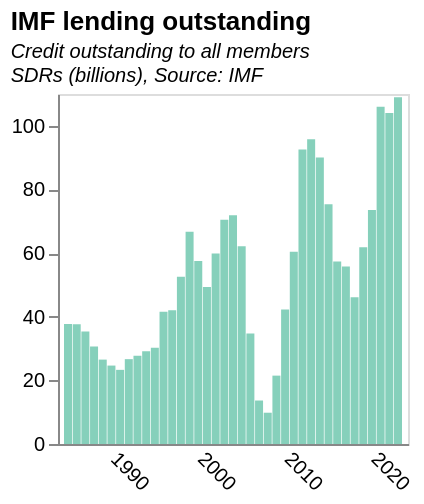

Vega-Lite specification stored for this chart:
### Vega-Lite specification from a JSON file in a GitHub repository (floating-point values rounded to 4 significant figures)
{"$schema": "https://vega.github.io/schema/vega-lite/v5.json", "title": {"text": "IMF lending outstanding ", "subtitle": ["Credit outstanding to all members", " SDRs (billions), Source: IMF"], "subtitleFontStyle": "italic", "subtitleFontSize": 10, "anchor": "start", "color": "black"}, "data": {"values": [{"Date": "08/31/2022", "GRA Purchases": "93769635059", "PRGT 1/2/": "15254184552", "Totals": "1.09E+11", "Year": "2022", "Total_billions ": "109.0238196", "": "", "WorldGDP_billions": "", "Total_GDP_adjusted_billions": ""}, {"Date": "12/31/2021", "GRA Purchases": "89474552025", "PRGT 1/2/": "14554823681", "Totals": "1.04E+11", "Year": "2021", "Total_billions ": "104.0293757", "": "", "WorldGDP_billions": "96292.574", "Total_GDP_adjusted_billions": "1.08E-03"}, {"Date": "12/31/2020", "GRA Purchases": "93408630285", "PRGT 1/2/": "12481816684", "Totals": "1.06E+11", "Year": "2020", "Total_billions ": "105.890447", "": "", "WorldGDP_billions": "85238.623", "Total_GDP_adjusted_billions": "1.24E-03"}, {"Date": "12/31/2019", "GRA Purchases": "66945509865", "PRGT 1/2/": "6590835450", "Totals": "73536345315", "Year": "2019", "Total_billions ": "73.53634532", "": "Adjusted by dividing by world GDP in current prices (USD)", "WorldGDP_billions": "87536.338", "Total_GDP_adjusted_billions": "8.40E-04"}, {"Date": "12/31/2018", "GRA Purchases": "55395611392", "PRGT 1/2/": "6426181029", "Totals": "61821792421", "Year": "2018", "Total_billions ": "61.82179242", "": "", "WorldGDP_billions": "86084.955", "Total_GDP_adjusted_billions": "7.18E-04"}, {"Date": "12/31/2017", "GRA Purchases": "39585385873", "PRGT 1/2/": "6522280669", "Totals": "46107666542", "Year": "2017", "Total_billions ": "46.10766654", "": "", "WorldGDP_billions": "80945.405", "Total_GDP_adjusted_billions": "5.70E-04"}, {"Date": "12/31/2016", "GRA Purchases": "49267630851", "PRGT 1/2/": "6482647937", "Totals": "55750278788", "Year": "2016", "Total_billions ": "55.75027879", "": "", "WorldGDP_billions": "76267.375", "Total_GDP_adjusted_billions": "7.31E-04"}, {"Date": "12/31/2015", "GRA Purchases": "50757840741", "PRGT 1/2/": "6575911158", "Totals": "57333751899", "Year": "2015", "Total_billions ": "57.3337519", "": "", "WorldGDP_billions": "75042.63", "Total_GDP_adjusted_billions": "7.64E-04"}, {"Date": "12/31/2014", "GRA Purchases": "69041563463", "PRGT 1/2/": "6292755583", "Totals": "75334319046", "Year": "2014", "Total_billions ": "75.33431905", "": "", "WorldGDP_billions": "79321.72", "Total_GDP_adjusted_billions": "9.50E-04"}, {"Date": "12/31/2013", "GRA Purchases": "83899249061", "PRGT 1/2/": "6174392682", "Totals": "90073641743", "Year": "2013", "Total_billions ": "90.07364174", "": "", "WorldGDP_billions": "77290.82", "Total_GDP_adjusted_billions": "1.17E-03"}, {"Date": "12/31/2012", "GRA Purchases": "90042348252", "PRGT 1/2/": "5766292503", "Totals": "95808640755", "Year": "2012", "Total_billions ": "95.80864076", "": "", "WorldGDP_billions": "75116.959", "Total_GDP_adjusted_billions": "1.28E-03"}, {"Date": "12/31/2011", "GRA Purchases": "87276915790", "PRGT 1/2/": "5308609594", "Totals": "92585525384", "Year": "2011", "Total_billions ": "92.58552538", "": "", "WorldGDP_billions": "73747.749", "Total_GDP_adjusted_billions": "1.26E-03"}, {"Date": "12/31/2010", "GRA Purchases": "55620104510", "PRGT 1/2/": "4819344134", "Totals": "60439448644", "Year": "2010", "Total_billions ": "60.43944864", "": "", "WorldGDP_billions": "66435.818", "Total_GDP_adjusted_billions": "9.10E-04"}, {"Date": "12/31/2009", "GRA Purchases": "37221142436", "PRGT 1/2/": "5079705286", "Totals": "42300847722", "Year": "2009", "Total_billions ": "42.30084772", "": "", "WorldGDP_billions": "60731.151", "Total_GDP_adjusted_billions": "6.97E-04"}, {"Date": "12/31/2008", "GRA Purchases": "17514964723", "PRGT 1/2/": "3972372030", "Totals": "21487336753", "Year": "2008", "Total_billions ": "21.48733675", "": "", "WorldGDP_billions": "64108.44", "Total_GDP_adjusted_billions": "3.35E-04"}, {"Date": "12/31/2007", "GRA Purchases": "6036146757", "PRGT 1/2/": "3796945581", "Totals": "9833092338", "Year": "2007", "Total_billions ": "9.833092338", "": "", "WorldGDP_billions": "58443.072", "Total_GDP_adjusted_billions": "1.68E-04"}, {"Date": "12/31/2006", "GRA Purchases": "9822640239", "PRGT 1/2/": "3844020520", "Totals": "13666660759", "Year": "2006", "Total_billions ": "13.66666076", "": "", "WorldGDP_billions": "51762.962", "Total_GDP_adjusted_billions": "2.64E-04"}, {"Date": "12/31/2005", "GRA Purchases": "28432143237", "PRGT 1/2/": "6282121668", "Totals": "34714264905", "Year": "2005", "Total_billions ": "34.71426491", "": "", "WorldGDP_billions": "47792.249", "Total_GDP_adjusted_billions": "7.26E-04"}, {"Date": "12/31/2004", "GRA Purchases": "55373766674", "PRGT 1/2/": "6766029353", "Totals": "62139796027", "Year": "2004", "Total_billions ": "62.13979603", "": "", "WorldGDP_billions": "44116.922", "Total_GDP_adjusted_billions": "1.41E-03"}, {"Date": "12/31/2003", "GRA Purchases": "65032062712", "PRGT 1/2/": "6880893268", "Totals": "71912955980", "Year": "2003", "Total_billions ": "71.91295598", "": "", "WorldGDP_billions": "39193.343", "Total_GDP_adjusted_billions": "1.83E-03"}, {"Date": "12/31/2002", "GRA Purchases": "63601058794", "PRGT 1/2/": "6868671012", "Totals": "70469729806", "Year": "2002", "Total_billions ": "70.46972981", "": "", "WorldGDP_billions": "34900.086", "Total_GDP_adjusted_billions": "2.02E-03"}, {"Date": "12/31/2001", "GRA Purchases": "53477225409", "PRGT 1/2/": "6424578684", "Totals": "59901804093", "Year": "2001", "Total_billions ": "59.90180409", "": "", "WorldGDP_billions": "33788.307", "Total_GDP_adjusted_billions": "1.77E-03"}, {"Date": "12/31/2000", "GRA Purchases": "42990531049", "PRGT 1/2/": "6331595468", "Totals": "49322126517", "Year": "2000", "Total_billions ": "49.32212652", "": "", "WorldGDP_billions": "34039.874", "Total_GDP_adjusted_billions": "1.45E-03"}, {"Date": "12/31/1999", "GRA Purchases": "51061861875", "PRGT 1/2/": "6434274362", "Totals": "57496136237", "Year": "1999", "Total_billions ": "57.49613624", "": "", "WorldGDP_billions": "32949.687", "Total_GDP_adjusted_billions": "1.74E-03"}, {"Date": "12/31/1998", "GRA Purchases": "60451017051", "PRGT 1/2/": "6288825925", "Totals": "66739842976", "Year": "1998", "Total_billions ": "66.73984298", "": "", "WorldGDP_billions": "31824.477", "Total_GDP_adjusted_billions": "2.10E-03"}, {"Date": "12/31/1997", "GRA Purchases": "46559033783", "PRGT 1/2/": "6009867422", "Totals": "52568901205", "Year": "1997", "Total_billions ": "52.56890121", "": "", "WorldGDP_billions": "31979.647", "Total_GDP_adjusted_billions": "1.64E-03"}, {"Date": "12/31/1996", "GRA Purchases": "36127472805", "PRGT 1/2/": "5881609752", "Totals": "42009082557", "Year": "1996", "Total_billions ": "42.00908256", "": "", "WorldGDP_billions": "32068.872", "Total_GDP_adjusted_billions": "1.31E-03"}, {"Date": "12/31/1995", "GRA Purchases": "35929173412", "PRGT 1/2/": "5657438528", "Totals": "41586611940", "Year": "1995", "Total_billions ": "41.58661194", "": "", "WorldGDP_billions": "31199.71", "Total_GDP_adjusted_billions": "1.33E-03"}, {"Date": "12/31/1994", "GRA Purchases": "25611676952", "PRGT 1/2/": "4599768498", "Totals": "30211445450", "Year": "1994", "Total_billions ": "30.21144545", "": "", "WorldGDP_billions": "27985.29", "Total_GDP_adjusted_billions": "1.08E-03"}, {"Date": "12/31/1993", "GRA Purchases": "25196745031", "PRGT 1/2/": "3942792899", "Totals": "29139537930", "Year": "1993", "Total_billions ": "29.13953793", "": "", "WorldGDP_billions": "26039.542", "Total_GDP_adjusted_billions": "1.12E-03"}, {"Date": "12/31/1992", "GRA Purchases": "23967172718", "PRGT 1/2/": "3804463796", "Totals": "27771636514", "Year": "1992", "Total_billions ": "27.77163651", "": "", "WorldGDP_billions": "25328.261", "Total_GDP_adjusted_billions": "1.10E-03"}, {"Date": "12/31/1991", "GRA Purchases": "23378573926", "PRGT 1/2/": "3285717796", "Totals": "26664291722", "Year": "1991", "Total_billions ": "26.66429172", "": "", "WorldGDP_billions": "24492.481", "Total_GDP_adjusted_billions": "1.09E-03"}, {"Date": "12/31/1990", "GRA Purchases": "20731851093", "PRGT 1/2/": "2571911617", "Totals": "23303762710", "Year": "1990", "Total_billions ": "23.30376271", "": "", "WorldGDP_billions": "23654.018", "Total_GDP_adjusted_billions": "9.85E-04"}, {"Date": "12/31/1989", "GRA Purchases": "22315104224", "PRGT 1/2/": "2334886562", "Totals": "24649990786", "Year": "1989", "Total_billions ": "24.64999079", "": "", "WorldGDP_billions": "20122.142", "Total_GDP_adjusted_billions": "1.23E-03"}, {"Date": "12/31/1988", "GRA Purchases": "24750004884", "PRGT 1/2/": "1773964293", "Totals": "26523969177", "Year": "1988", "Total_billions ": "26.52396918", "": "", "WorldGDP_billions": "19125.335", "Total_GDP_adjusted_billions": "1.39E-03"}, {"Date": "12/31/1987", "GRA Purchases": "28751979125", "PRGT 1/2/": "1866342930", "Totals": "30618322055", "Year": "1987", "Total_billions ": "30.61832206", "": "", "WorldGDP_billions": "17008.945", "Total_GDP_adjusted_billions": "1.80E-03"}, {"Date": "12/31/1986", "GRA Purchases": "33334905644", "PRGT 1/2/": "2013169931", "Totals": "35348075575", "Year": "1986", "Total_billions ": "35.34807558", "": "", "WorldGDP_billions": "14771.979", "Total_GDP_adjusted_billions": "2.39E-03"}, {"Date": "12/31/1985", "GRA Purchases": "35194787249", "PRGT 1/2/": "2470247948", "Totals": "37665035197", "Year": "1985", "Total_billions ": "37.6650352", "": "", "WorldGDP_billions": "12523.328", "Total_GDP_adjusted_billions": "3.01E-03"}, {"Date": "12/31/1984", "GRA Purchases": "34936772393", "PRGT 1/2/": "2769874900", "Totals": "37706647293", "Year": "1984", "Total_billions ": "37.70664729", "": "", "WorldGDP_billions": "11997.41", "Total_GDP_adjusted_billions": "3.14E-03"}, {"Date": "", "GRA Purchases": "", "PRGT 1/2/": "", "Totals": "", "Year": "", "Total_billions ": "", "": "", "WorldGDP_billions": "", "Total_GDP_adjusted_billions": ""}, {"Date": "", "GRA Purchases": "", "PRGT 1/2/": "", "Totals": "", "Year": "", "Total_billions ": "", "": "", "WorldGDP_billions": "", "Total_GDP_adjusted_billions": ""}, {"Date": " 1/ Includes loans under the Structural Adjustment Facility and Trust Fund.", "GRA Purchases": "", "PRGT 1/2/": "", "Totals": "", "Year": "", "Total_billions ": "", "": "", "WorldGDP_billions": "", "Total_GDP_adjusted_billions": ""}, {"Date": "", "GRA Purchases": "", "PRGT 1/2/": "", "Totals": "", "Year": "", "Total_billions ": "", "": "", "WorldGDP_billions": "", "Total_GDP_adjusted_billions": ""}, {"Date": " 2/ Formerly PRGF-ESF.", "GRA Purchases": "", "PRGT 1/2/": "", "Totals": "", "Year": "", "Total_billions ": "", "": "", "WorldGDP_billions": "", "Total_GDP_adjusted_billions": ""}], "format": {"parse": {"Year": "date"}}}, "transform": [{"calculate": "datum.Totals/1000000000", "as": "billions"}], "height": 175, "width": 175, "mark": {"type": "bar", "color": "#86d0bb", "size": 4}, "encoding": {"x": {"field": "Year", "type": "temporal", "axis": {"title": null, "grid": false, "ticks": false, "labelAngle": 45}}, "y": {"field": "billions", "type": "quantitative", "title": "", "axis": {"grid": false}}}}
